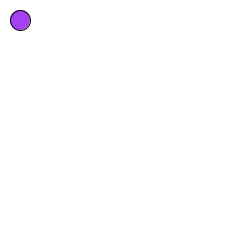
Frame 1 (no input)
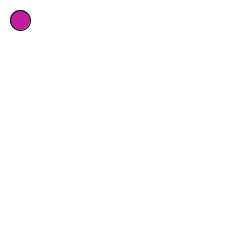
Frame 60 (the mouse pressed at the canvas centre just before this capture)
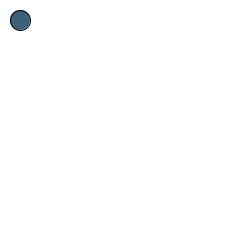
Frame 120 (the mouse held since frame 60 and released just before this capture)

The Processing sketch that drew these frames (run headless with seeded random() and noise(); from frame 60 on, the mouse is pressed at the canvas centre):

// Processing sketch: processing_106580
// ── processing_106580.pde

int x = 20;
int y = 20;
int dx = 0;
int dy = 0;
void setup() {  //setup function called initially, only once
  size(250, 250);
}

void draw() {  //draw function loops 
  fill(random(255),random(255),random(255));
  background(255,255,255);
  ellipse(x,y,20,20);
  y = y + dy;
  x = x + dx;
  if (keyPressed) {   
      if (key == 'd' || key == 'D' ) {
          fill (255,255,0);
          dx = 1;
          }
         
      else if (key == 'a' || key == 'A') {
         fill (0,255,255);
         dx = -1;
         }
      else if (key == 's' || key == 'S') {
         fill (255,0,255);
         dy = 1;
         }
      else if (key == 'w' || key == 'W') {
         fill (0,0,0);
         dy = -1;
         }
    }
  else {
  dx=0;
  dy=0;
  }

}
  void mouseClicked() {
  x=mouseX;
  y=mouseY;
  }
